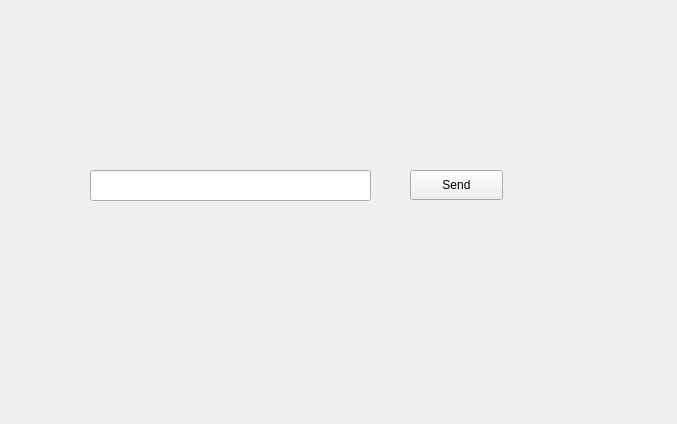
<?xml version="1.0" encoding="UTF-8"?>
<ui version="4.0">
 <class>SimpleSMTP</class>
 <widget class="QWidget" name="SimpleSMTP">
  <property name="geometry">
   <rect>
    <x>0</x>
    <y>0</y>
    <width>677</width>
    <height>424</height>
   </rect>
  </property>
  <property name="windowTitle">
   <string>SimpleSMTP</string>
  </property>
  <widget class="QPushButton" name="pushButton">
   <property name="geometry">
    <rect>
     <x>410</x>
     <y>170</y>
     <width>93</width>
     <height>30</height>
    </rect>
   </property>
   <property name="text">
    <string>Send</string>
   </property>
  </widget>
  <widget class="QLineEdit" name="allClientMsg">
   <property name="geometry">
    <rect>
     <x>90</x>
     <y>170</y>
     <width>281</width>
     <height>31</height>
    </rect>
   </property>
  </widget>
 </widget>
 <layoutdefault spacing="6" margin="11"/>
 <resources/>
 <connections/>
</ui>
